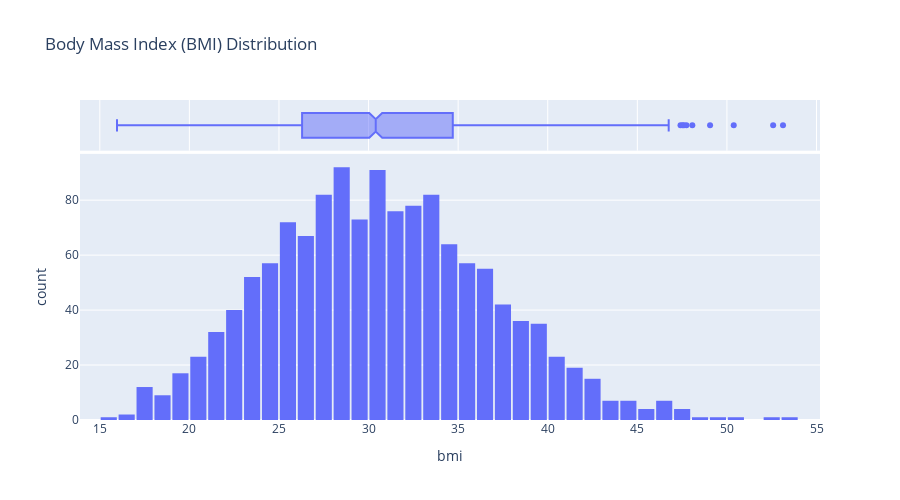

Notebook code for this chart:
### Markdown cell above
### Body Mass Index

### Code cell
fig = px.histogram(
    medical_df,
    x="bmi",
    marginal="box",
    title="Body Mass Index (BMI) Distribution",
)

fig.update_layout(bargap=0.1, width=900, height=500)
fig.show()

### Figure 1 — Plotly figure (JSON) as saved in the notebook; plotly's stock layout.template omitted (floating-point values rounded to 4 significant figures; data arrays with more than 128 entries replaced by an {"elided": "..."} marker saying what was removed)
{"data": [{"bingroup": "x", "hovertemplate": "bmi=%{x}<br>count=%{y}<extra></extra>", "legendgroup": "", "marker": {"color": "#636efa", "pattern": {"shape": ""}}, "name": "", "orientation": "v", "showlegend": false, "type": "histogram", "x": {"elided": "1338 float values"}, "xaxis": "x", "yaxis": "y"}, {"hovertemplate": "bmi=%{x}<extra></extra>", "legendgroup": "", "marker": {"color": "#636efa"}, "name": "", "notched": true, "showlegend": false, "type": "box", "x": {"elided": "1338 float values"}, "xaxis": "x2", "yaxis": "y2"}], "layout": {"bargap": 0.1, "barmode": "relative", "height": 500, "legend": {"tracegroupgap": 0}, "title": {"text": "Body Mass Index (BMI) Distribution"}, "width": 900, "xaxis": {"anchor": "y", "domain": [0, 1], "title": {"text": "bmi"}}, "xaxis2": {"anchor": "y2", "domain": [0, 1], "matches": "x", "showgrid": true, "showticklabels": false}, "yaxis": {"anchor": "x", "domain": [0, 0.8316], "title": {"text": "count"}}, "yaxis2": {"anchor": "x2", "domain": [0.8416, 1], "matches": "y2", "showgrid": false, "showline": false, "showticklabels": false, "ticks": ""}}}
